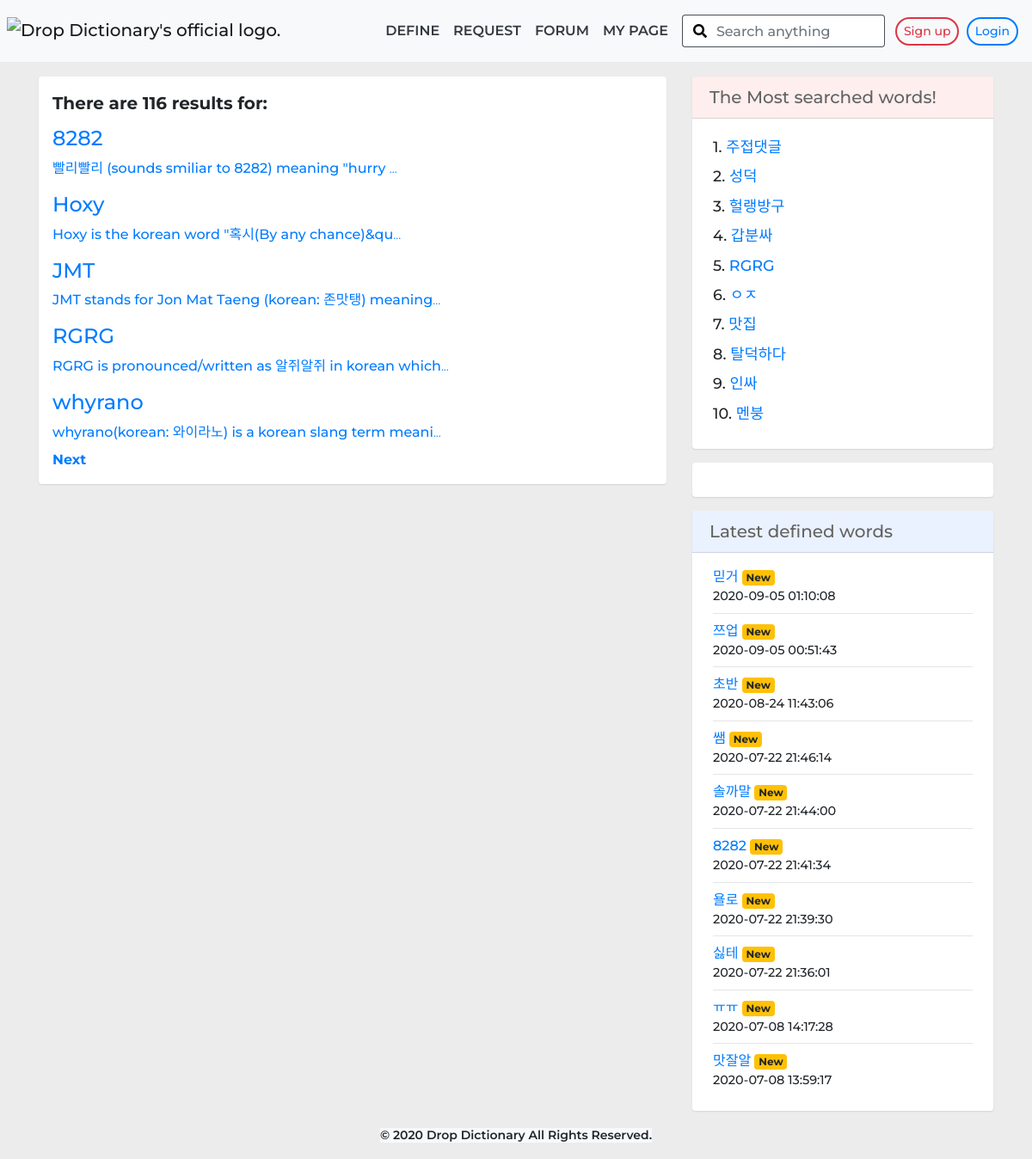
Screenshot of /search.php with the database file from the repository.
### tables this page shows
CREATE TABLE `definitions` (
  `id` int(11) NOT NULL,
  `word` varchar(200) NOT NULL,
  `pronunciation` varchar(500) DEFAULT NULL,
  `synonym` varchar(200) DEFAULT NULL,
  `definition` text NOT NULL,
  `example` varchar(200) DEFAULT NULL,
  `date` datetime NOT NULL,
  `hits` int(11) NOT NULL
);

### search.php (the view, shortened to what this page needs)
<?php
include_once('ip.php');
$escapedSearch = mysqli_real_escape_string($conn, $_GET['q']);
$filteredSearch = htmlspecialchars($_GET['q']);
if (!isset($_GET['pageNumber'])){
  $pageNumber = 1;
}
else{
  $pageNumber = mysqli_real_escape_string($conn, $_GET['pageNumber']);
}
$recordsPerPage = 5;
$currentNumberOffset = ($pageNumber - 1) * $recordsPerPage;
$totalNumberofPages = " SELECT COUNT(*) FROM definitions WHERE word LIKE '%$escapedSearch%' OR definition LIKE '%$escapedSearch%' OR synonym LIKE '%$escapedSearch' OR example LIKE '%$escapedSearch%' ";
$result = mysqli_query($conn, $totalNumberofPages);
$totalRows = mysqli_fetch_array($result)[0];
$totalPages = ceil($totalRows / $recordsPerPage);
$sql = " SELECT * FROM definitions WHERE word LIKE '%$escapedSearch%' OR definition LIKE '%$escapedSearch%' OR synonym LIKE '%$escapedSearch' OR example LIKE '%$escapedSearch%' ORDER BY word ASC LIMIT $currentNumberOffset, $recordsPerPage ";
?>
<!DOCTYPE html>
<html lang="en">
  <head>
    <link rel="stylesheet" href="https://cdnjs.cloudflare.com/ajax/libs/font-awesome/5.8.2/css/all.min.css">
    <link rel="stylesheet" href="css/bootstrap.css">
    <link rel="stylesheet" href="css/nav.css">
    <link rel="stylesheet" href="css/search-bar.css">
    <link rel="stylesheet" href="css/default.css">
    <link rel="stylesheet" href="css/page-designed.css">
  </head>
  <body>
    <?php include_once('nav-bar-searchbar-included.php'); ?>
    <div class="container">
      <div class="row">
        <div class="col-lg-8 mt-3">
          <div class="card card-searchbox box-shadow px-3 py-3">
          <?php
      if ($totalRows > 0){
        if ($totalRows == 1){
          echo '<p class="mt-0 mb-1 lead font-weight-bold">There is 1 result for: '.$filteredSearch.'</p>';
        }
        else{
          echo '<p class="mt-0 mb-1 lead font-weight-bold">There are '.$totalRows.' results for: '.$filteredSearch.'</p>';
        }
      }
      else{
        echo '<p class="mt-0 mb-1 lead font-weight-bold">No results for: '.$filteredSearch.'</p>';
      }
      if ($totalRows > 0) {
        $dataResult = mysqli_query($conn, $sql);
        while ($row = mysqli_fetch_array($dataResult)) {
        $filtered = array(
          'word'=> htmlspecialchars($row['word']),
          'definition' => htmlspecialchars($row['definition'])
        );
        $definitionVal = mb_substr($filtered['definition'], 0, 50, "utf-8");
          echo "
            <div class='card-body px-0 py-2'>
            <h4>
            <a href='definitions.php?term={$filtered['word']}'>".$filtered['word']."</a>
            </h4>
            <a href='definitions.php?term={$filtered['word']}' class=''>".$definitionVal."<span class='small'>...</span></a>
            </div> ";
            }
          }
          else{
            echo "<span class='text-secondary'>Try a different search or <a href='define.php?getWord=$filteredSearch'>Define $filteredSearch</a> right now</span>";
          }
            if($pageNumber < $totalPages){
              echo "<a href='?q=".$filteredSearch."&pageNumber=".($pageNumber + 1)."' class='font-w-700'>Next</a>" ;
            }
            else if($pageNumber = $totalPages){
              echo "";
            }
          ?>
          </div>
        </div>
        <div class="col-lg-4">
          <?php include_once("sidebar.php"); ?>
        </div>
      </div>
    </div>
    <?php include_once('footer.php'); ?>
    </body>
</html>

### sidebar.php
<div class="card my-3 box-shadow">
  <h5 class="card-header bg-pink">The Most searched words!</h5>
  <div class="card-body px-4">
    <div class="row">
      <div class="col-12">
        <ul class="list-unstyled mb-0">
          <?php
            $sqlTrend = " SELECT word FROM definitions ORDER BY hits DESC LIMIT 10 ";
            $resultTrend = mysqli_query($conn, $sqlTrend);
            $trendNum = 1;
            while($rowTrend = mysqli_fetch_array($resultTrend)){
              $trendingWord = htmlspecialchars($rowTrend['word']);
                echo "<li class='mb-2 text-110'>".$trendNum.". <a href='definitions.php?term={$trendingWord}'>".$trendingWord."</a></li>";
              $trendNum++;
            }
          ?>
        </ul>
      </div>
    </div>
  </div>
</div>
<div class="card my-3 box-shadow">
  <div class="card-body">
  </div>
</div>
<div class="card mt-3 box-shadow">
  <h5 class="card-header bg-sky">Latest defined words</h5>
  <div class="card-body py-3 px-4">
    <ul class="list-unstyled mb-0">
      <?php
      $sqlLatest = " SELECT word, date FROM definitions ORDER BY DATE DESC LIMIT 10 ";
      $resultLatest = mysqli_query($conn, $sqlLatest);
      while($rowLatest = mysqli_fetch_array($resultLatest)){
        $specialFiltered = array(
         'word' => htmlspecialchars($rowLatest['word']),
         'date' => htmlspecialchars($rowLatest['date'])
        );
        echo "<li><a href='definitions.php?term={$specialFiltered['word']}'>".$specialFiltered['word']."</a> <span class='badge badge-warning'>New</span></li>";
        echo "<li class='mb-2 font-90'>".$specialFiltered['date']."</li>";
        echo "<hr class='my-2'>";
      }
       ?>
    </ul>
  </div>
</div>

### default.css (style rules this page uses)
* { font-family:'Montserrat','Noto Sans KR',sans-serif;font-weight:500 }
.font-90 { font-size:90%!important }
.text-110 { font-size:110%!important }
.font-w-700 { font-weight:700!important }
.bg-sky { background-color:#eaf1ff!important }
.bg-pink { background-color:#fee!important }
ul { list-style:none }
.box-shadow { box-shadow:0 1px 2px 0 rgba(0,0,0,.1)!important }

### page-designed.css (style rules this page uses)
body { background-color: #ececec !important; }
.box-shadow { box-shadow: 0 1px 2px 0 rgba(0,0,0,.1) !important; }
.card { border: none !important; }
.card-header { color: #636363; }

### rows the page displays
definitions: word "8282", definitionVal "빨리빨리 (sounds smiliar to 8282) meaning \"hurry", date "2020-07-22 21:41:34"
definitions: word "Hoxy", definitionVal "Hoxy is the korean word \"혹시(By any chance)&qu"
definitions: word "JMT", definitionVal "JMT stands for Jon Mat Taeng (korean: 존맛탱) meaning"
definitions: word "RGRG", definitionVal "RGRG is pronounced/written as 알쥐알쥐 in korean which"
definitions: word "whyrano", definitionVal "whyrano(korean: 와이라노) is a korean slang term meani"
definitions: word "주접댓글"
definitions: word "성덕"
definitions: word "헐랭방구"
definitions: word "갑분싸"
definitions: word "ㅇㅈ"
definitions: word "맛집"
definitions: word "탈덕하다"
definitions: word "인싸"
definitions: word "멘붕"
definitions: word "믿거", date "2020-09-05 01:10:08"
definitions: word "쯔업", date "2020-09-05 00:51:43"
definitions: word "초반", date "2020-08-24 11:43:06"
definitions: word "쌤", date "2020-07-22 21:46:14"
definitions: word "솔까말", date "2020-07-22 21:44:00"
definitions: word "욜로", date "2020-07-22 21:39:30"
definitions: word "싫테", date "2020-07-22 21:36:01"
definitions: word "ㅠㅠ", date "2020-07-08 14:17:28"
definitions: word "맛잘알", date "2020-07-08 13:59:17"

### other values shown
$totalRows "116"
